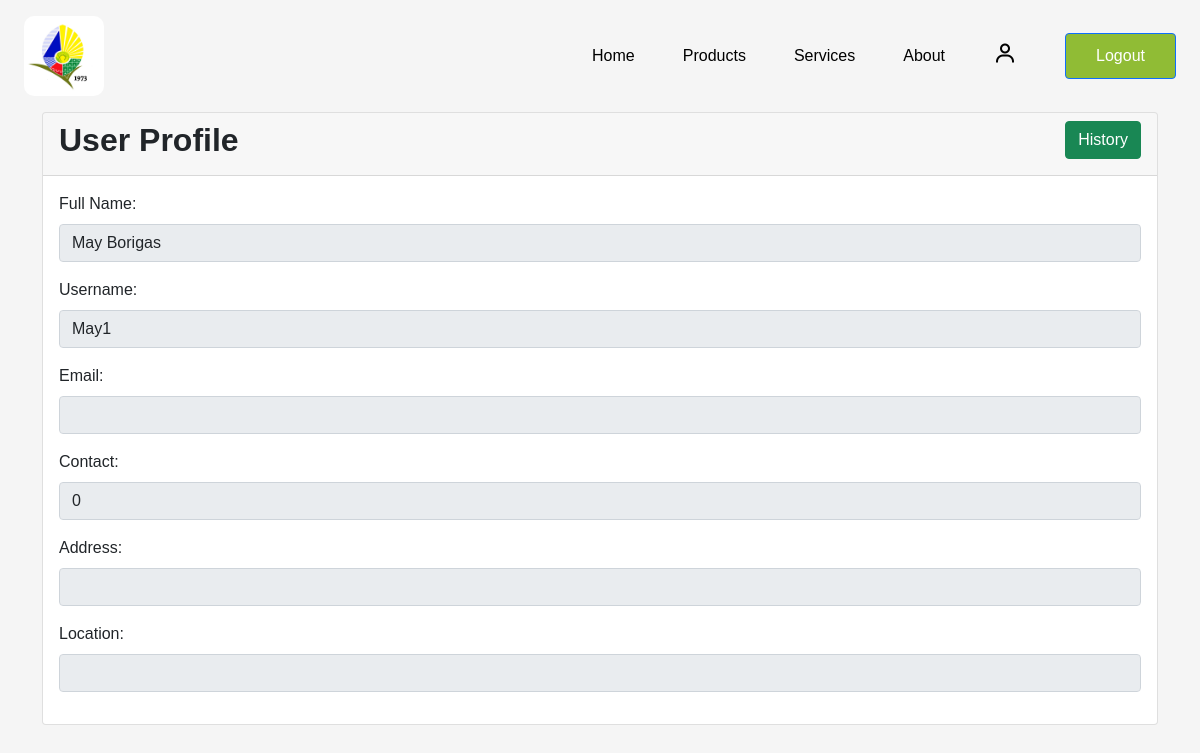
/profile.php (signed in), run on the app's committed database.
### tables this page shows
CREATE TABLE `account` (
  `id` int(11) NOT NULL,
  `fullname` varchar(255) NOT NULL,
  `email` varchar(255) NOT NULL,
  `contact` varchar(255) NOT NULL,
  `address` varchar(255) NOT NULL,
  `location` varchar(255) NOT NULL,
  `username` varchar(255) NOT NULL,
  `password` varchar(255) NOT NULL,
  `timestamp` datetime NOT NULL DEFAULT current_timestamp() ON UPDATE current_timestamp(),
  `usertype` varchar(255) NOT NULL
);

### profile.php (the view, shortened to what this page needs)
<?php
    include 'components/header.php';
    function getLogin() {
        if(isset($_SESSION["loggedin"]) && $_SESSION["loggedin"] === true){
            echo '<li><a href="profile.php"><i class="bx bx-user"></i></a></li>';
            echo '<li><a href="logout.php" class="btn btn-primary">Logout</a></li>';
        } else {
            echo '<li><a href="login.php" class="btn btn-primary">Login</a></li>';
        }
    }
?>
<body>
    <div class="wrapper w-100">
        <nav class="d-flex justify-content-between align-items-center flex-wrap">
            <a href="index.php"><img src="img/logo.png" class="logo" alt="Company Logo" /></a>
            <div class="menu">
                <ul class="d-flex align-items-center list-unstyled gap-5 m-0">
                    <li><a href="index.php" target="_self">Home</a></li>
                    <li><a href="index.php#sidebar" target="_self">Products</a></li>
                    <li><a href="services.php" target="_self">Services</a></li>
                    <li><a href="about.php" target="_self">About</a></li>
                    <?php
                        getLogin();
                    ?>
                </ul>
            </div>
        </nav>
    </div>
    <?php
    $username = $_SESSION['username'];
    $sql = "SELECT `id`, `fullname`, `email`, `contact`, `address`, `location`, `username`, `password`, `timestamp`, `usertype` FROM `account` WHERE `username` = ?";
    $stmt = $conn->prepare($sql);
    $stmt->bind_param("s", $username);
    $stmt->execute();
    $result = $stmt->get_result();
    if ($result->num_rows > 0) {
        $row = $result->fetch_assoc();
        } else {
            echo "User not found.";
            exit;
        }
?>
    <div class="container">
        <div class="card">
            <div class="card-header d-flex justify-content-between">
                <h2 class="fw-bolder">User Profile</h2>
                <div class="dropdown">
                    <button class="btn btn-success" onclick="toggleDropdown()">History</button>
                </div>
            </div>
            <div class="card-body">
                <?php
            $fields = [
                'Full Name' => 'fullname',
                'Username' => 'username',
                'Email' => 'email',
                'Contact' => 'contact',
                'Address' => 'address',
                'Location' => 'location'
            ];
            foreach ($fields as $label => $fieldId):
            ?>
                <div class="mb-3">
                    <label for="<?= $fieldId ?>" class="form-label"><?= $label ?>:</label>
                    <input type="text" class="form-control" id="<?= $fieldId ?>"
                        value="<?= htmlspecialchars($row[$fieldId]) ?>" readonly>
                </div>
                <?php endforeach; ?>
        </div>
    </div>
</body>

### css/profile.css (style rules this page uses)
* { padding: 0; margin: 0; box-sizing: border-box; font-family: "Poppins", sans-serif; }
:root { --text: #000000; --background: #f5f5f5; --primary: #90BC35; --secondary: #FFF78C; --accent: #183D8B; --white: #FFFFFF; }
body { max-width: 1250px; width: 100%; margin: auto; background-color: var(--background); }
nav { background-color: var(--background); padding: 1rem 1.5rem; }
nav .btn-primary { padding: 10px 30px; background-color: var(--primary); color: var(--white); transition: all 0.3s ease-in-out; }
nav .logo { width: 5rem; border-radius: 10px; }
nav ul a { text-decoration: none; color: var(--text); }
nav ul i { font-size: 24px; }

### data on the page
account: fullname "May Borigas", username "May1", contact "0"

### other printed values
$label "Full Name"
$label "Username"
$label "Email"
$label "Contact"
$label "Address"
$label "Location"
